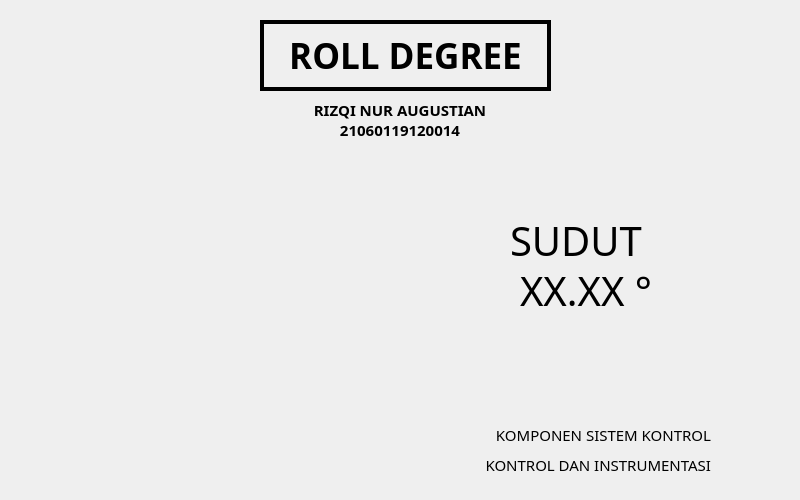
<?xml version="1.0" encoding="UTF-8"?>
<ui version="4.0">
 <class>MainWindow</class>
 <widget class="QMainWindow" name="MainWindow">
  <property name="geometry">
   <rect>
    <x>0</x>
    <y>0</y>
    <width>800</width>
    <height>500</height>
   </rect>
  </property>
  <property name="windowTitle">
   <string>MainWindow</string>
  </property>
  <widget class="QWidget" name="centralwidget">
   <widget class="QLabel" name="label">
    <property name="geometry">
     <rect>
      <x>200</x>
      <y>30</y>
      <width>411</width>
      <height>51</height>
     </rect>
    </property>
    <property name="font">
     <font>
      <family>TT Norms Medium</family>
      <weight>75</weight>
      <bold>true</bold>
     </font>
    </property>
    <property name="text">
     <string>&lt;html&gt;&lt;head/&gt;&lt;body&gt;&lt;p align=&quot;center&quot;&gt;&lt;span style=&quot; font-size:26pt;&quot;&gt;ROLL DEGREE&lt;/span&gt;&lt;/p&gt;&lt;/body&gt;&lt;/html&gt;</string>
    </property>
   </widget>
   <widget class="QLabel" name="degree_label">
    <property name="geometry">
     <rect>
      <x>520</x>
      <y>260</y>
      <width>171</width>
      <height>61</height>
     </rect>
    </property>
    <property name="font">
     <font>
      <family>TT Norms Bold</family>
      <pointsize>30</pointsize>
     </font>
    </property>
    <property name="text">
     <string>XX.XX °</string>
    </property>
   </widget>
   <widget class="QLabel" name="label_4">
    <property name="geometry">
     <rect>
      <x>510</x>
      <y>220</y>
      <width>200</width>
      <height>41</height>
     </rect>
    </property>
    <property name="font">
     <font>
      <family>TT Norms Bold</family>
      <pointsize>30</pointsize>
     </font>
    </property>
    <property name="text">
     <string>SUDUT</string>
    </property>
   </widget>
   <widget class="QFrame" name="frame">
    <property name="geometry">
     <rect>
      <x>260</x>
      <y>20</y>
      <width>291</width>
      <height>71</height>
     </rect>
    </property>
    <property name="frameShape">
     <enum>QFrame::Box</enum>
    </property>
    <property name="frameShadow">
     <enum>QFrame::Plain</enum>
    </property>
    <property name="lineWidth">
     <number>4</number>
    </property>
   </widget>
   <widget class="QLabel" name="label_5">
    <property name="geometry">
     <rect>
      <x>700</x>
      <y>400</y>
      <width>101</width>
      <height>101</height>
     </rect>
    </property>
    <property name="text">
     <string/>
    </property>
    <property name="pixmap">
     <pixmap>C:/Users/ASUS/Downloads/Logo Undip Universitas Diponegoro.png</pixmap>
    </property>
    <property name="scaledContents">
     <bool>true</bool>
    </property>
   </widget>
   <widget class="QLabel" name="label_6">
    <property name="geometry">
     <rect>
      <x>350</x>
      <y>440</y>
      <width>361</width>
      <height>51</height>
     </rect>
    </property>
    <property name="font">
     <font>
      <family>TT Norms Medium</family>
      <weight>75</weight>
      <bold>true</bold>
     </font>
    </property>
    <property name="text">
     <string>&lt;html&gt;&lt;head/&gt;&lt;body&gt;&lt;p align=&quot;right&quot;&gt;&lt;span style=&quot; font-size:11pt; font-weight:400;&quot;&gt;KONTROL DAN INSTRUMENTASI&lt;/span&gt;&lt;/p&gt;&lt;/body&gt;&lt;/html&gt;</string>
    </property>
   </widget>
   <widget class="QLabel" name="label_7">
    <property name="geometry">
     <rect>
      <x>350</x>
      <y>410</y>
      <width>361</width>
      <height>51</height>
     </rect>
    </property>
    <property name="font">
     <font>
      <family>TT Norms Medium</family>
      <weight>75</weight>
      <bold>true</bold>
     </font>
    </property>
    <property name="text">
     <string>&lt;html&gt;&lt;head/&gt;&lt;body&gt;&lt;p align=&quot;right&quot;&gt;&lt;span style=&quot; font-size:11pt; font-weight:400;&quot;&gt;KOMPONEN SISTEM KONTROL&lt;/span&gt;&lt;/p&gt;&lt;/body&gt;&lt;/html&gt;</string>
    </property>
   </widget>
   <widget class="QLabel" name="label_8">
    <property name="geometry">
     <rect>
      <x>250</x>
      <y>90</y>
      <width>300</width>
      <height>41</height>
     </rect>
    </property>
    <property name="font">
     <font>
      <family>TT Norms Light</family>
     </font>
    </property>
    <property name="text">
     <string>&lt;html&gt;&lt;head/&gt;&lt;body&gt;&lt;p align=&quot;center&quot;&gt;&lt;span style=&quot; font-size:11pt; font-weight:600;&quot;&gt;RIZQI NUR AUGUSTIAN&lt;/span&gt;&lt;/p&gt;&lt;/body&gt;&lt;/html&gt;</string>
    </property>
   </widget>
   <widget class="QLabel" name="label_9">
    <property name="geometry">
     <rect>
      <x>250</x>
      <y>110</y>
      <width>300</width>
      <height>41</height>
     </rect>
    </property>
    <property name="font">
     <font>
      <family>TT Norms Light</family>
     </font>
    </property>
    <property name="text">
     <string>&lt;html&gt;&lt;head/&gt;&lt;body&gt;&lt;p align=&quot;center&quot;&gt;&lt;span style=&quot; font-size:11pt; font-weight:600;&quot;&gt;21060119120014&lt;/span&gt;&lt;/p&gt;&lt;/body&gt;&lt;/html&gt;</string>
    </property>
   </widget>
   <widget class="QLabel" name="rotate_label">
    <property name="geometry">
     <rect>
      <x>120</x>
      <y>160</y>
      <width>250</width>
      <height>250</height>
     </rect>
    </property>
    <property name="focusPolicy">
     <enum>Qt::WheelFocus</enum>
    </property>
    <property name="text">
     <string/>
    </property>
    <property name="pixmap">
     <pixmap>Circle.png</pixmap>
    </property>
    <property name="scaledContents">
     <bool>true</bool>
    </property>
   </widget>
  </widget>
 </widget>
 <resources/>
 <connections/>
</ui>
